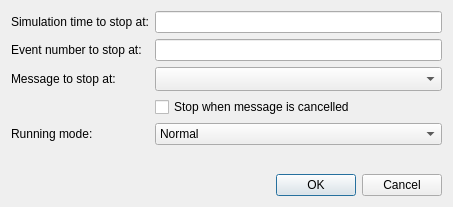
<?xml version="1.0" encoding="UTF-8"?>
<ui version="4.0">
 <class>RunUntilDialog</class>
 <widget class="QDialog" name="RunUntilDialog">
  <property name="geometry">
   <rect>
    <x>0</x>
    <y>0</y>
    <width>453</width>
    <height>207</height>
   </rect>
  </property>
  <property name="sizePolicy">
   <sizepolicy hsizetype="Minimum" vsizetype="Minimum">
    <horstretch>0</horstretch>
    <verstretch>0</verstretch>
   </sizepolicy>
  </property>
  <property name="windowTitle">
   <string>Run Until</string>
  </property>
  <layout class="QVBoxLayout" name="verticalLayout">
   <item>
    <layout class="QFormLayout" name="formLayout">
     <item row="0" column="0">
      <widget class="QLabel" name="timeLabel">
       <property name="text">
        <string>Simulation time to stop at:</string>
       </property>
      </widget>
     </item>
     <item row="1" column="0">
      <widget class="QLabel" name="eventLabel">
       <property name="text">
        <string>Event number to stop at:</string>
       </property>
      </widget>
     </item>
     <item row="2" column="0">
      <widget class="QLabel" name="msgLabel">
       <property name="text">
        <string>Message to stop at:</string>
       </property>
      </widget>
     </item>
     <item row="3" column="0">
      <widget class="QLabel" name="empty">
       <property name="text">
        <string/>
       </property>
      </widget>
     </item>
     <item row="4" column="0">
      <widget class="QLabel" name="modeLabel">
       <property name="text">
        <string>Running mode:</string>
       </property>
      </widget>
     </item>
     <item row="0" column="1">
      <widget class="QLineEdit" name="timeEdit"/>
     </item>
     <item row="1" column="1">
      <widget class="QLineEdit" name="eventEdit"/>
     </item>
     <item row="3" column="1">
      <widget class="QCheckBox" name="stopCheckbox">
       <property name="text">
        <string>Stop when message is cancelled</string>
       </property>
      </widget>
     </item>
     <item row="4" column="1">
      <widget class="QComboBox" name="modeComboBox">
       <property name="sizePolicy">
        <sizepolicy hsizetype="Expanding" vsizetype="Fixed">
         <horstretch>0</horstretch>
         <verstretch>0</verstretch>
        </sizepolicy>
       </property>
       <item>
        <property name="text">
         <string>Normal</string>
        </property>
       </item>
       <item>
        <property name="text">
         <string>Fast (rare updates)</string>
        </property>
       </item>
       <item>
        <property name="text">
         <string>Express (tracing off)</string>
        </property>
       </item>
      </widget>
     </item>
     <item row="2" column="1">
      <widget class="QComboBox" name="msgCombo">
       <property name="sizePolicy">
        <sizepolicy hsizetype="Expanding" vsizetype="Fixed">
         <horstretch>0</horstretch>
         <verstretch>0</verstretch>
        </sizepolicy>
       </property>
       <property name="editable">
        <bool>false</bool>
       </property>
       <property name="sizeAdjustPolicy">
        <enum>QComboBox::AdjustToMinimumContentsLengthWithIcon</enum>
       </property>
      </widget>
     </item>
    </layout>
   </item>
   <item>
    <widget class="QDialogButtonBox" name="buttonBox">
     <property name="orientation">
      <enum>Qt::Horizontal</enum>
     </property>
     <property name="standardButtons">
      <set>QDialogButtonBox::Cancel|QDialogButtonBox::Ok</set>
     </property>
    </widget>
   </item>
  </layout>
 </widget>
 <resources/>
 <connections>
  <connection>
   <sender>buttonBox</sender>
   <signal>accepted()</signal>
   <receiver>RunUntilDialog</receiver>
   <slot>accept()</slot>
   <hints>
    <hint type="sourcelabel">
     <x>248</x>
     <y>254</y>
    </hint>
    <hint type="destinationlabel">
     <x>157</x>
     <y>274</y>
    </hint>
   </hints>
  </connection>
  <connection>
   <sender>buttonBox</sender>
   <signal>rejected()</signal>
   <receiver>RunUntilDialog</receiver>
   <slot>reject()</slot>
   <hints>
    <hint type="sourcelabel">
     <x>316</x>
     <y>260</y>
    </hint>
    <hint type="destinationlabel">
     <x>286</x>
     <y>274</y>
    </hint>
   </hints>
  </connection>
 </connections>
</ui>
